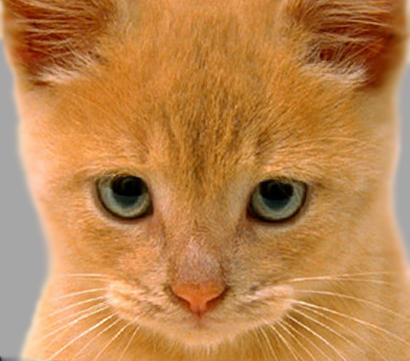
%> input picture cat.bmp, 410 x 361 px
$ octave project1.m   (GNU Octave 9; MATLAB toolbox functions it lacks are replaced by stand-ins)
%> lines starting %> are read from the running program, lines starting %| are printed output that depends on the picture
### code/myfilter.m
function output = myfilter(image, filter)
%提取输入图片的大小
[I_h,I_w,c]=size(image);
%提取滤波器的大小
[f_h,f_w]=size(filter);
%设立一个新的图像画板，用于处理原图像的所有像素
panel=zeros(I_h+f_h-1,I_w+f_w-1,c);
%将原图像的信息拷贝至新画板，并使得原图像的中心点和新画板的中心点重合
panel((f_h-1)/2+1:end-(f_h-1)/2,(f_w-1)/2+1:end-(f_w-1)/2,:)=image;
%为了计算滤波后的值，设立一个中间数组用于存储滤波算子协相关计算的结果
tmp=zeros(size(filter));
%进行滤波计算
for i=1:I_h
    for j=1:I_w
        for k=1:c%保留图片的rgb信息
            tmp=panel(i:i+f_h-1,j:j+f_w-1,k).*filter;
            output(i,j,k)=sum(tmp(:));%对计算结果进行求和
        end
    end
end

### code/vis_hybrid_image.m
function output = vis_hybrid_image(hybrid_image)
%visualize a hybrid image by progressively downsampling the image and
%concatenating all of the images together.

scales = 5; %how many downsampled versions to create
scale_factor = 0.5; %how much to downsample each time
padding = 5; %how many pixels to pad.

original_height = size(hybrid_image,1);
num_colors = size(hybrid_image,3); %counting how many color channels the input has
output = hybrid_image;
cur_image = hybrid_image;

for i = 2:scales
    %add padding
    output = cat(2, output, ones(original_height, padding, num_colors));

    %dowsample image;
    cur_image = imresize(cur_image, scale_factor, 'bilinear');
    %pad the top and append to the output
    tmp = cat(1,ones(original_height - size(cur_image,1), size(cur_image,2), num_colors), cur_image);
    output = cat(2, output, tmp);
end


%code by James Hays

### code/project1.m
%本代码是利用高斯滤波器得到两幅有差异性的图片的高频和低频部分，并将其进行叠加
clear
clc
%读取图片
z1=im2single(imread('cat.bmp'));
z2=im2single(imread('dog.bmp'));
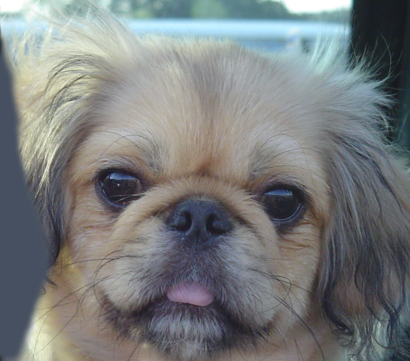
%> input picture dog.bmp, 410 x 361 px
sigma=10;%由于sigma的取值和频域宽度有关，故认为sigma的值代表频域的阈值
size=21;
%使用高斯滤波算子（对应的是高斯低通滤波操作）
filter=fspecial('Gaussian',size,sigma);
low1=myfilter(z1,filter);
low2=myfilter(z2,filter);
%> in myfilter (call 2), `panel((f_h-1)/2+1:end-(f_h-1)/2,(f_w-1)/2+1:end-(f_w-1)/2,:)=image;`:
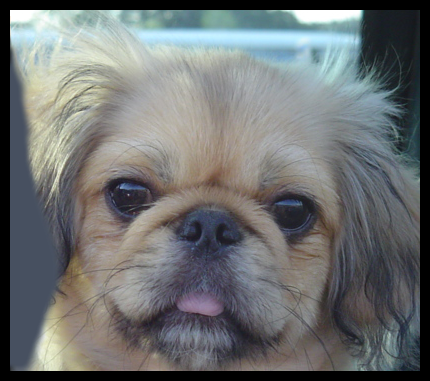
%> panel: size 381x430x3 double; mean R, G, B 0.43, 0.441, 0.443
%提取出第一幅图片的高频部分
high1=z1-low1;
high2=z2-low2;
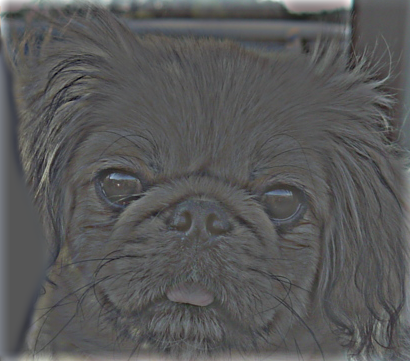
%> high2: size 361x410x3 single; mean R, G, B 0.0103, 0.0112, 0.0115; drawn with min black and max white
%进行两幅图像的混合
output=high1+low2;
%> output: size 361x410x3 single

imshow(output);
pry=vis_hybrid_image(output);
%> the loop in vis_hybrid_image, `for i = 2:scales` made 4 passes
%> pass 1, in vis_hybrid_image, `tmp = cat(1,ones(original_height - size(cur_image,1), size(cur_image,2..`:
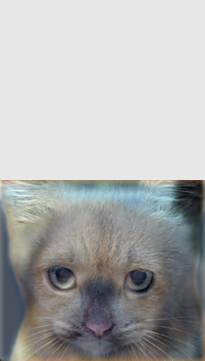
%> tmp: size 361x205x3 single; mean R, G, B 0.741, 0.745, 0.744; drawn with min black and max white
%> pass 1, in vis_hybrid_image, `output = cat(2, output, tmp);`:
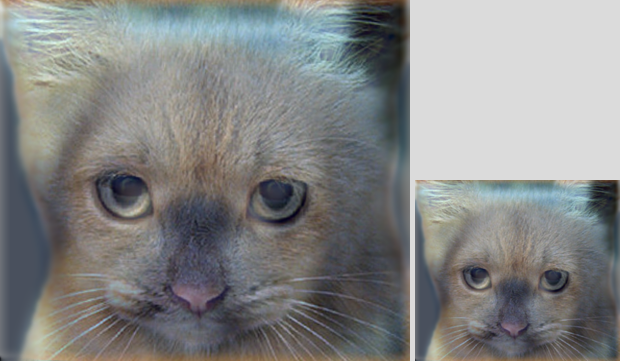
%> output: size 361x620x3 single; mean R, G, B 0.573, 0.579, 0.577; drawn with min black and max white
%> after the loop in vis_hybrid_image, `for i = 2:scales`:
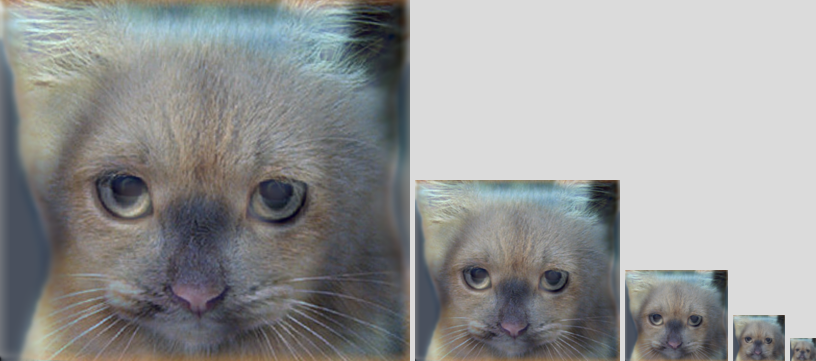
%> output: size 361x816x3 single; mean R, G, B 0.654, 0.659, 0.657; drawn with min black and max white
imshow(pry);
imwrite(low1,'low_m.bmp');
imwrite(high1,'high_m.bmp');
imwrite(low2,'low_e.bmp');
imwrite(high2,'high_e.bmp');
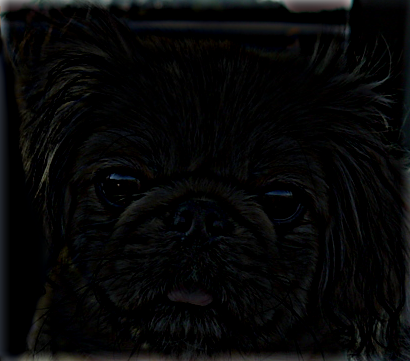
%> saved as high_e.bmp: size 361x410x3 uint8; mean R, G, B 6.7, 7.1, 7.3
imwrite(output,'me.bmp');
